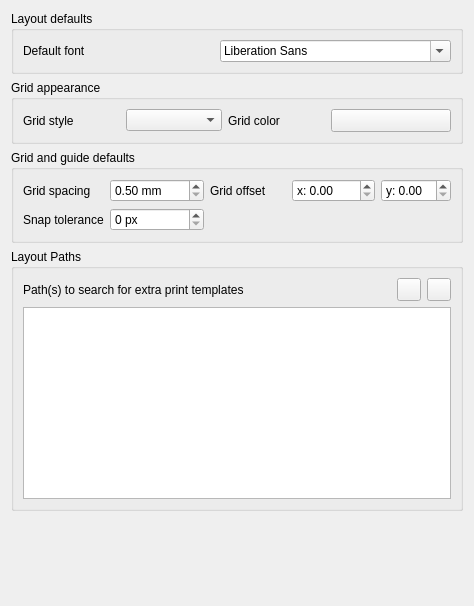
             <widget class="QWidget" name="mOptionsScrollAreaContents_12">
              <property name="geometry">
               <rect>
                <x>0</x>
                <y>0</y>
                <width>474</width>
                <height>606</height>
               </rect>
              </property>
              <layout class="QVBoxLayout" name="verticalLayout_39">
               <item>
                <widget class="QgsCollapsibleGroupBox" name="groupBox_3">
                 <property name="enabled">
                  <bool>true</bool>
                 </property>
                 <property name="title">
                  <string>Layout defaults</string>
                 </property>
                 <layout class="QGridLayout" name="gridLayout_8">
                  <item row="1" column="0">
                   <layout class="QHBoxLayout" name="horizontalLayout_39">
                    <item>
                     <widget class="QLabel" name="label_60">
                      <property name="text">
                       <string>Default font</string>
                      </property>
                     </widget>
                    </item>
                    <item>
                     <widget class="QFontComboBox" name="mComposerFontComboBox"/>
                    </item>
                   </layout>
                  </item>
                 </layout>
                </widget>
               </item>
               <item>
                <widget class="QgsCollapsibleGroupBox" name="groupBox_23">
                 <property name="title">
                  <string>Grid appearance</string>
                 </property>
                 <layout class="QGridLayout" name="gridLayout_9">
                  <item row="0" column="0">
                   <widget class="QLabel" name="label_66">
                    <property name="text">
                     <string>Grid style</string>
                    </property>
                   </widget>
                  </item>
                  <item row="0" column="2">
                   <widget class="QComboBox" name="mGridStyleComboBox"/>
                  </item>
                  <item row="0" column="3">
                   <widget class="QLabel" name="label_4">
                    <property name="text">
                     <string>Grid color</string>
                    </property>
                   </widget>
                  </item>
                  <item row="0" column="4">
                   <widget class="QgsColorButton" name="mGridColorButton">
                    <property name="minimumSize">
                     <size>
                      <width>120</width>
                      <height>0</height>
                     </size>
                    </property>
                    <property name="maximumSize">
                     <size>
                      <width>120</width>
                      <height>16777215</height>
                     </size>
                    </property>
                    <property name="text">
                     <string/>
                    </property>
                   </widget>
                  </item>
                 </layout>
                </widget>
               </item>
               <item>
                <widget class="QgsCollapsibleGroupBox" name="groupBox_24">
                 <property name="title">
                  <string>Grid and guide defaults</string>
                 </property>
                 <layout class="QGridLayout" name="gridLayout_11">
                  <item row="0" column="0">
                   <widget class="QLabel" name="label_61">
                    <property name="text">
                     <string>Grid spacing</string>
                    </property>
                   </widget>
                  </item>
                  <item row="0" column="1">
                   <widget class="QDoubleSpinBox" name="mGridResolutionSpinBox">
                    <property name="suffix">
                     <string> mm</string>
                    </property>
                    <property name="minimum">
                     <double>0.500000000000000</double>
                    </property>
                    <property name="maximum">
                     <double>9999.000000000000000</double>
                    </property>
                   </widget>
                  </item>
                  <item row="0" column="2">
                   <widget class="QLabel" name="label_63">
                    <property name="text">
                     <string>Grid offset</string>
                    </property>
                    <property name="wordWrap">
                     <bool>true</bool>
                    </property>
                   </widget>
                  </item>
                  <item row="0" column="3">
                   <layout class="QHBoxLayout" name="horizontalLayout_36">
                    <item>
                     <widget class="QDoubleSpinBox" name="mOffsetXSpinBox">
                      <property name="prefix">
                       <string>x: </string>
                      </property>
                      <property name="maximum">
                       <double>9999.000000000000000</double>
                      </property>
                     </widget>
                    </item>
                    <item>
                     <widget class="QDoubleSpinBox" name="mOffsetYSpinBox">
                      <property name="prefix">
                       <string>y: </string>
                      </property>
                      <property name="suffix">
                       <string/>
                      </property>
                     </widget>
                    </item>
                   </layout>
                  </item>
                  <item row="1" column="0">
                   <widget class="QLabel" name="label_62">
                    <property name="text">
                     <string>Snap tolerance</string>
                    </property>
                   </widget>
                  </item>
                  <item row="1" column="1">
                   <widget class="QSpinBox" name="mSnapToleranceSpinBox">
                    <property name="suffix">
                     <string> px</string>
                    </property>
                    <property name="maximum">
                     <number>200</number>
                    </property>
                   </widget>
                  </item>
                 </layout>
                </widget>
               </item>
               <item>
                <widget class="QgsCollapsibleGroupBox" name="groupBox_27">
                 <property name="title">
                  <string>Layout Paths</string>
                 </property>
                 <layout class="QGridLayout" name="_7">
                  <item row="0" column="0">
                   <widget class="QLabel" name="mSVGLabel_3">
                    <property name="text">
                     <string>Path(s) to search for extra print templates</string>
                    </property>
                   </widget>
                  </item>
                  <item row="0" column="1">
                   <spacer>
                    <property name="orientation">
                     <enum>Qt::Horizontal</enum>
                    </property>
                    <property name="sizeHint" stdset="0">
                     <size>
                      <width>31</width>
                      <height>20</height>
                     </size>
                    </property>
                   </spacer>
                  </item>
                  <item row="0" column="2">
                   <widget class="QToolButton" name="mBtnAddTemplatePath">
                    <property name="toolTip">
                     <string>Add new path</string>
                    </property>
                    <property name="text">
                     <string/>
                    </property>
                    <property name="icon">
                     <iconset resource="../../images/images.qrc">
                      <normaloff>:/images/themes/default/symbologyAdd.svg</normaloff>:/images/themes/default/symbologyAdd.svg</iconset>
                    </property>
                   </widget>
                  </item>
                  <item row="0" column="3">
                   <widget class="QToolButton" name="mBtnRemoveTemplatePath">
                    <property name="toolTip">
                     <string>Remove path</string>
                    </property>
                    <property name="text">
                     <string/>
                    </property>
                    <property name="icon">
                     <iconset resource="../../images/images.qrc">
                      <normaloff>:/images/themes/default/symbologyRemove.svg</normaloff>:/images/themes/default/symbologyRemove.svg</iconset>
                    </property>
                   </widget>
                  </item>
                  <item row="1" column="0" colspan="4">
                   <widget class="QListWidget" name="mListComposerTemplatePaths">
                    <property name="minimumSize">
                     <size>
                      <width>0</width>
                      <height>120</height>
                     </size>
                    </property>
                   </widget>
                  </item>
                 </layout>
                </widget>
               </item>
               <item>
                <spacer name="verticalSpacer_10">
                 <property name="orientation">
                  <enum>Qt::Vertical</enum>
                 </property>
                 <property name="sizeHint" stdset="0">
                  <size>
                   <width>20</width>
                   <height>40</height>
                  </size>
                 </property>
                </spacer>
               </item>
              </layout>
             </widget>
